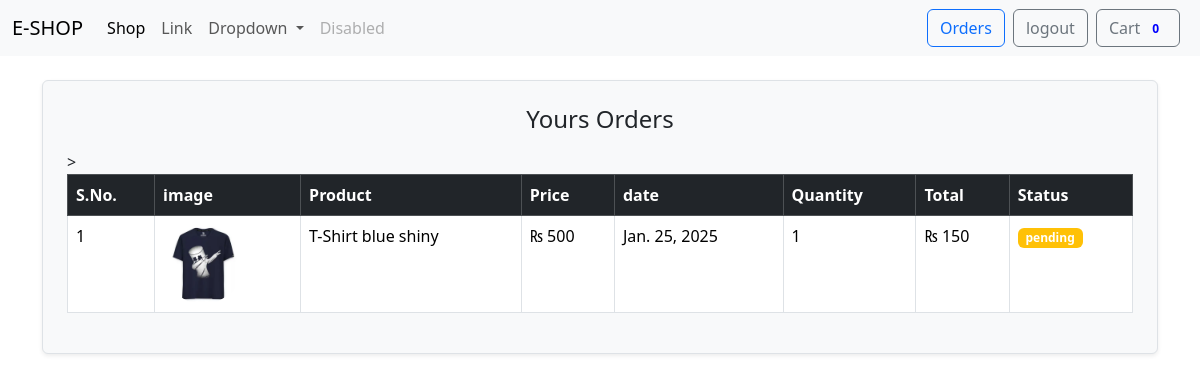
The page /orders/ (signed in) on the database its author committed.
### store/models/orders.py (models this page shows, shortened)
class Order(models.Model):
    product = models.ForeignKey(Product, on_delete=models.CASCADE)
    customer=models.ForeignKey(Customer,on_delete=models.CASCADE)
    quantity = models.IntegerField(default = 1)
    price = models.IntegerField(max_length=50, default="",blank=True)
    address = models.CharField(max_length=500,default="",blank=True)
    phone = models.CharField(max_length=50,default="",blank=True)
    date = models.DateField(default = datetime.datetime.today)
    status = models.BooleanField(default=False)
    @staticmethod
    def get_order_by_customer(customer_id):
        return Order.objects.filter(customer = customer_id).order_by('-date')

### store/models/product.py (models this page shows, shortened)
class Product(models.Model):
    name = models.CharField(max_length=30)
    price = models.IntegerField(default=0)
    category = models.ForeignKey(category, on_delete=models.CASCADE, default=1)
    description = models.TextField(default='', blank=True,null=True )
    image=models.ImageField(upload_to='uploads/products/', height_field=None, width_field=None, max_length=None)

### store/views/orders.py (the view)
# urls.py: path('orders/' , orderview.as_view()  , name='orders'),
class orderview(View):
    def get(self, request):
        customer = request.session.get('customer')
        orders = Order.get_order_by_customer(customer)
        print(orders)
        orders = orders.reverse()
        return render(request, 'orders.html', {'orders':orders})

### store/templatetags/custom_filter.py (called while the page is built)
@register.filter(name='currency')
def currency(number):
    return "₨ "+str(number)

@register.filter(name='multiply')
def multiply(number, number1):
    if isinstance(number, (int, float)) and isinstance(number1, (int, float)):
        return number * number1
    return 0

### store/templates/orders.html (shortened to what this page needs)
{% extends "base.html" %}
{% block content %}
{% load cart %}
{% load custom_filter %}
<div class="container">
    <div class="border rounded p-4 my-4 bg-light shadow-sm">
        <h4 class="mb-3 text-center">Yours Orders</h4>
        <table class="table table-hover table-bordered">
            <thead class="table-dark">
                <tr>
                    <th scope="col">S.No.</th>
                    <th scope="col">image</th>
                    <th scope="col">Product</th>
                    <th scope="col">Price</th>
                    <th scope="col">date</th>
                    <th scope="col">Quantity</th>
                    <th scope="col">Total</th>
                    <th scope="col">Status</th>
                </tr>
            </thead>
            <tbody>
                {% for order in orders %}
                <tr>
                    <td>{{forloop.counter}}</td>
                    <td><img style="height:80px" class="rounded-circle" src="{{order.product.image.url}}" alt=""></td>
                    <td>{{order.product.name}}</td>
                    <td>{{order.product.price|currency}}</td>
                    <td>{{order.date}}</td>
                    <td>{{order.quantity}}</td>
                    <td>{{order.quantity|multiply:order.price|currency}}</td>
                    {% if order.status %}
                    <td><small class="badge bg-success">completed</small></td>
                    {% else %}
                    <td><small class="badge bg-warning">pending</small></td>
                    {% endif %}
                </tr>
                {% endfor %}
            </tbody>
        </table>
    </div>
</div>
{% endblock  %}

### rows shown on the page
Order: product.image (picture), product.name "T-Shirt blue shiny", product.price "₨ 500", date "Jan. 25, 2025", quantity "1", quantity|multiply "₨ 150", status "pending"

### other values the page prints
{{ request.session.cart.keys|length }} "0"
